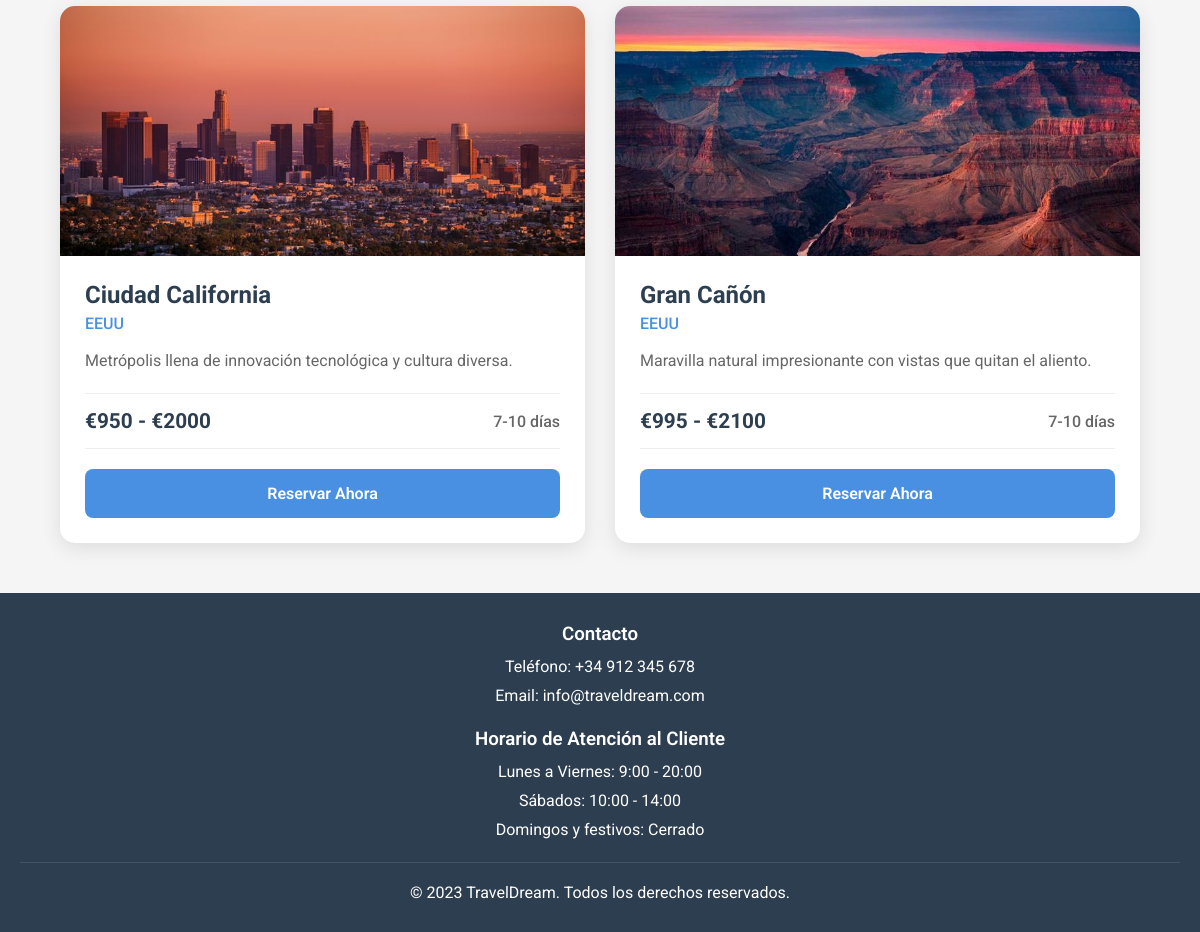
The app's page /destinos/ (lower part), older data.
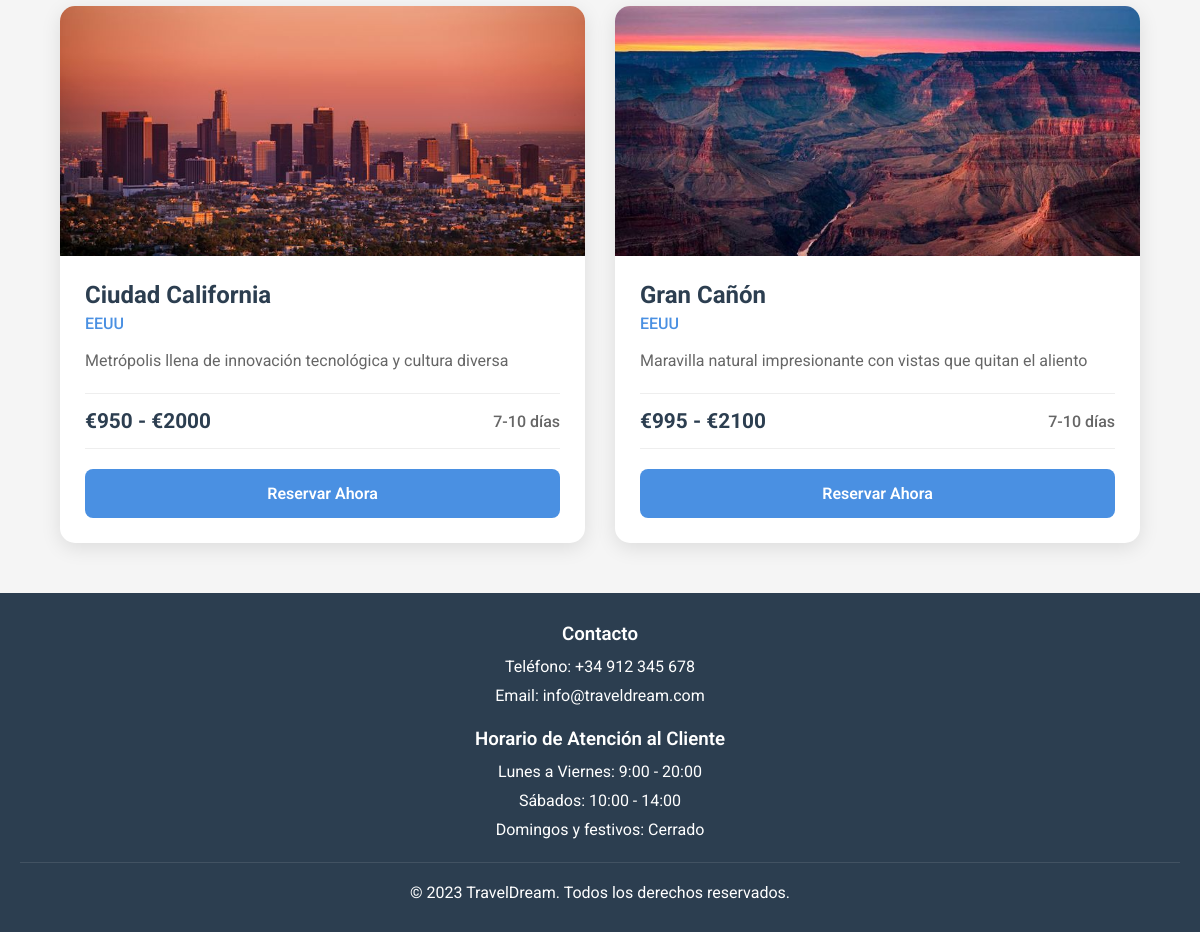
The same page, newer data.
### appAgenciaDjango/models.py (models this page shows, shortened)
class Destino(models.Model):
    destinoID = models.AutoField(primary_key=True)
    nombre = models.CharField(max_length=100)
    descripcion = models.TextField()
    pais = models.CharField(max_length=100)
    moneda = models.CharField(max_length=50)

### appAgenciaDjango/views.py (the view)
# urls.py: path('destinos/', views.destinos, name='destinos'),
def destinos(request):
    lista_destinos = models.Destino.objects.annotate(
        precio_min=Min('viaje__precio'),
        precio_max=Max('viaje__precio')
    )
    lista_viajes = models.Viaje.objects.all()
    return render(request, 'destinos.html', {'destinos': lista_destinos, 'viajes': lista_viajes})

### appAgenciaDjango/templates/destinos.html (shortened to what this page needs)
{% extends 'base.html' %}
{% load static %}
{% block extra_css %}
<link rel="stylesheet" href="{% static 'css/destinos.css' %}?v=1.3">
{% endblock %}
{% block contenido %}
<div class="destinos-grid">
    {% for d in destinos %}
        <div class="destino-card" data-nombre="{{d.nombre}}">
            <div class="destino-image">
                <img src="{% static 'images/' %}{{ d.nombre|lower }}.jpg?v=2" alt="{{d.nombre}}">
            </div>
            <div class="destino-info">
                <h3 class="destino-name">{{d.nombre}}</h3>
                <div class="destino-location">{{d.pais}}</div>
                <p class="destino-description">{{d.descripcion}}</p>
                <div class="destino-details">
                    <div class="destino-price">€{{ d.precio_min }} - €{{ d.precio_max }}</div>
                    <div class="destino-duration">7-10 días</div>
                </div>
                <a href="{% url 'viajes' d.nombre %}" class="destino-button">Reservar Ahora</a>
            </div>
        </div>
    {% endfor %}
</div>
{% endblock %}

Row changes from the older to the newer data that the page shows:
changed Destino "Ciudad California": descripcion "Metrópolis llena de innovación tecnológica y cultura diversa." → "Metrópolis llena de innovación tecnológica y cultura diversa"
changed Destino "Gran Cañón": descripcion "Maravilla natural impresionante con vistas que quitan el aliento." → "Maravilla natural impresionante con vistas que quitan el aliento"
